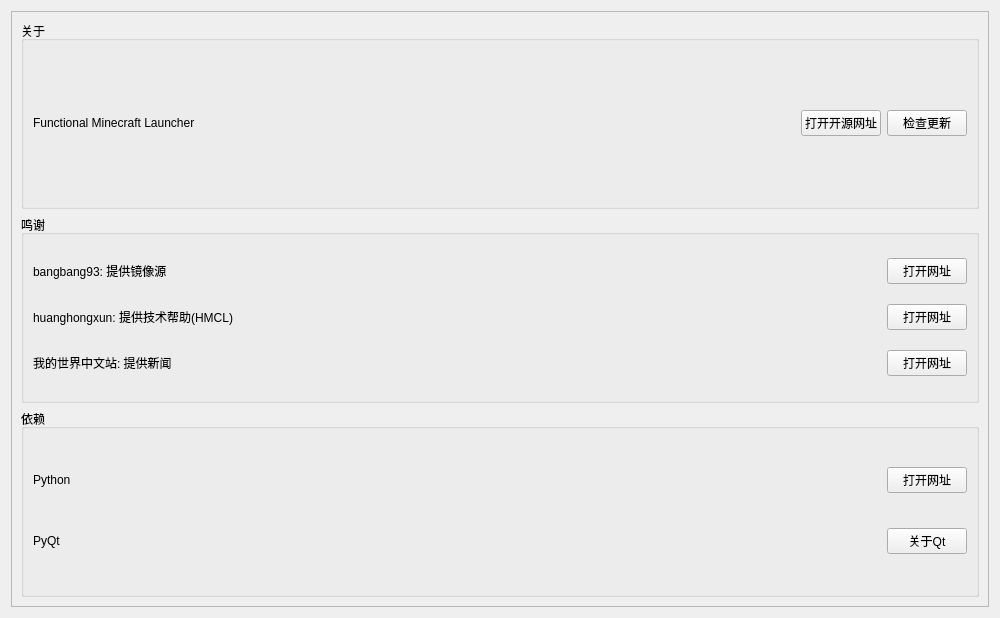
<?xml version="1.0" encoding="UTF-8"?>
<ui version="4.0">
 <class>About</class>
 <widget class="QWidget" name="About">
  <property name="geometry">
   <rect>
    <x>0</x>
    <y>0</y>
    <width>1000</width>
    <height>618</height>
   </rect>
  </property>
  <property name="windowTitle">
   <string>更多</string>
  </property>
  <layout class="QGridLayout" name="gridLayout">
   <item row="0" column="0">
    <widget class="QScrollArea" name="scrollArea">
     <property name="widgetResizable">
      <bool>true</bool>
     </property>
     <widget class="QWidget" name="scrollAreaWidgetContents">
      <property name="geometry">
       <rect>
        <x>0</x>
        <y>0</y>
        <width>980</width>
        <height>598</height>
       </rect>
      </property>
      <layout class="QGridLayout" name="gridLayout_5">
       <item row="0" column="0">
        <widget class="QGroupBox" name="groupBox">
         <property name="title">
          <string>关于</string>
         </property>
         <layout class="QGridLayout" name="gridLayout_2">
          <item row="0" column="1">
           <spacer name="horizontalSpacer_2">
            <property name="orientation">
             <enum>Qt::Horizontal</enum>
            </property>
            <property name="sizeHint" stdset="0">
             <size>
              <width>40</width>
              <height>20</height>
             </size>
            </property>
           </spacer>
          </item>
          <item row="0" column="0">
           <widget class="QLabel" name="l_fmclversion">
            <property name="text">
             <string>Functional Minecraft Launcher</string>
            </property>
           </widget>
          </item>
          <item row="0" column="2">
           <widget class="QPushButton" name="pb_opensourceurl">
            <property name="text">
             <string>打开开源网址</string>
            </property>
           </widget>
          </item>
          <item row="0" column="3">
           <widget class="QPushButton" name="pb_checkupdate">
            <property name="text">
             <string>检查更新</string>
            </property>
           </widget>
          </item>
         </layout>
        </widget>
       </item>
       <item row="1" column="0">
        <widget class="QGroupBox" name="groupBox_2">
         <property name="title">
          <string>鸣谢</string>
         </property>
         <layout class="QGridLayout" name="gridLayout_3">
          <item row="1" column="2">
           <widget class="QPushButton" name="pb_openhmclurl">
            <property name="text">
             <string>打开网址</string>
            </property>
           </widget>
          </item>
          <item row="0" column="1">
           <spacer name="horizontalSpacer">
            <property name="orientation">
             <enum>Qt::Horizontal</enum>
            </property>
            <property name="sizeHint" stdset="0">
             <size>
              <width>40</width>
              <height>20</height>
             </size>
            </property>
           </spacer>
          </item>
          <item row="0" column="0">
           <widget class="QLabel" name="label">
            <property name="text">
             <string>bangbang93: 提供镜像源</string>
            </property>
           </widget>
          </item>
          <item row="1" column="0">
           <widget class="QLabel" name="label_2">
            <property name="text">
             <string>huanghongxun: 提供技术帮助(HMCL)</string>
            </property>
           </widget>
          </item>
          <item row="0" column="2">
           <widget class="QPushButton" name="pb_openbangurl">
            <property name="text">
             <string>打开网址</string>
            </property>
           </widget>
          </item>
          <item row="2" column="0">
           <widget class="QLabel" name="label_3">
            <property name="text">
             <string>我的世界中文站: 提供新闻</string>
            </property>
           </widget>
          </item>
          <item row="2" column="2">
           <widget class="QPushButton" name="pb_openmczwurl">
            <property name="text">
             <string>打开网址</string>
            </property>
           </widget>
          </item>
         </layout>
        </widget>
       </item>
       <item row="2" column="0">
        <widget class="QGroupBox" name="groupBox_3">
         <property name="title">
          <string>依赖</string>
         </property>
         <layout class="QGridLayout" name="gridLayout_4">
          <item row="0" column="1">
           <spacer name="horizontalSpacer_3">
            <property name="orientation">
             <enum>Qt::Horizontal</enum>
            </property>
            <property name="sizeHint" stdset="0">
             <size>
              <width>40</width>
              <height>20</height>
             </size>
            </property>
           </spacer>
          </item>
          <item row="0" column="0">
           <widget class="QLabel" name="l_pythonversion">
            <property name="text">
             <string>Python</string>
            </property>
           </widget>
          </item>
          <item row="1" column="2">
           <widget class="QPushButton" name="pb_aboutqt">
            <property name="text">
             <string>关于Qt</string>
            </property>
           </widget>
          </item>
          <item row="1" column="0">
           <widget class="QLabel" name="l_pyqtversion">
            <property name="text">
             <string>PyQt</string>
            </property>
           </widget>
          </item>
          <item row="0" column="2">
           <widget class="QPushButton" name="pb_openpythonurl">
            <property name="text">
             <string>打开网址</string>
            </property>
           </widget>
          </item>
          <item row="1" column="1">
           <spacer name="horizontalSpacer_4">
            <property name="orientation">
             <enum>Qt::Horizontal</enum>
            </property>
            <property name="sizeHint" stdset="0">
             <size>
              <width>40</width>
              <height>20</height>
             </size>
            </property>
           </spacer>
          </item>
         </layout>
        </widget>
       </item>
      </layout>
     </widget>
    </widget>
   </item>
  </layout>
 </widget>
 <resources/>
 <connections/>
</ui>
